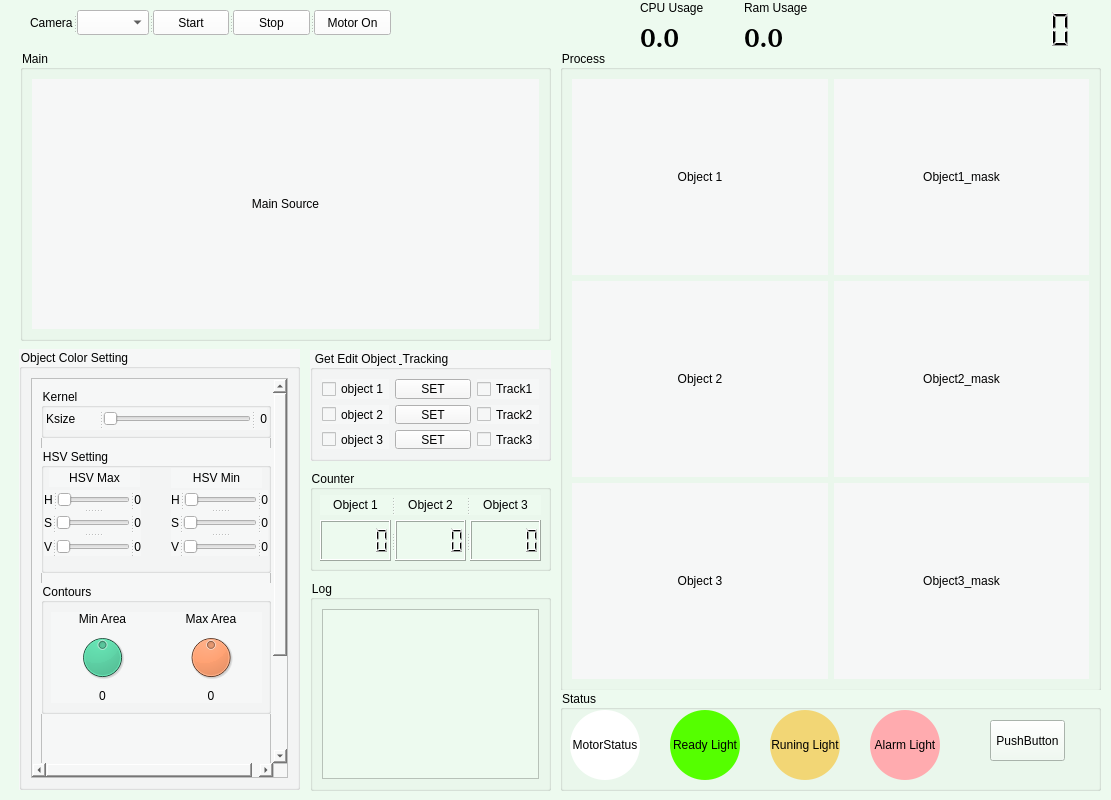
<?xml version="1.0" encoding="UTF-8"?>
<ui version="4.0">
 <class>MainWindow</class>
 <widget class="QMainWindow" name="MainWindow">
  <property name="geometry">
   <rect>
    <x>0</x>
    <y>0</y>
    <width>1111</width>
    <height>800</height>
   </rect>
  </property>
  <property name="mouseTracking">
   <bool>false</bool>
  </property>
  <property name="tabletTracking">
   <bool>false</bool>
  </property>
  <property name="windowTitle">
   <string>Object Counting Software</string>
  </property>
  <property name="autoFillBackground">
   <bool>false</bool>
  </property>
  <property name="styleSheet">
   <string notr="true">background-color: rgb(237, 250, 239);</string>
  </property>
  <widget class="QWidget" name="centralwidget">
   <widget class="QGroupBox" name="groupBox">
    <property name="geometry">
     <rect>
      <x>20</x>
      <y>50</y>
      <width>531</width>
      <height>291</height>
     </rect>
    </property>
    <property name="title">
     <string>Main</string>
    </property>
    <layout class="QGridLayout" name="gridLayout_3">
     <item row="0" column="0">
      <widget class="QLabel" name="disp_main">
       <property name="maximumSize">
        <size>
         <width>511</width>
         <height>258</height>
        </size>
       </property>
       <property name="styleSheet">
        <string notr="true">background-color: rgb(246, 247, 247);</string>
       </property>
       <property name="text">
        <string>Main Source</string>
       </property>
       <property name="alignment">
        <set>Qt::AlignCenter</set>
       </property>
      </widget>
     </item>
    </layout>
   </widget>
   <widget class="QGroupBox" name="groupBox_2">
    <property name="geometry">
     <rect>
      <x>560</x>
      <y>50</y>
      <width>541</width>
      <height>641</height>
     </rect>
    </property>
    <property name="title">
     <string>Process</string>
    </property>
    <layout class="QGridLayout" name="gridLayout_2">
     <item row="0" column="0">
      <layout class="QGridLayout" name="gridLayout">
       <item row="0" column="1">
        <widget class="QLabel" name="disp_obj1_mask">
         <property name="maximumSize">
          <size>
           <width>256</width>
           <height>198</height>
          </size>
         </property>
         <property name="styleSheet">
          <string notr="true">background-color: rgb(246, 247, 247);</string>
         </property>
         <property name="frameShape">
          <enum>QFrame::NoFrame</enum>
         </property>
         <property name="frameShadow">
          <enum>QFrame::Raised</enum>
         </property>
         <property name="text">
          <string>Object1_mask</string>
         </property>
         <property name="alignment">
          <set>Qt::AlignCenter</set>
         </property>
        </widget>
       </item>
       <item row="0" column="0">
        <widget class="QLabel" name="disp_obj1">
         <property name="maximumSize">
          <size>
           <width>257</width>
           <height>198</height>
          </size>
         </property>
         <property name="autoFillBackground">
          <bool>false</bool>
         </property>
         <property name="styleSheet">
          <string notr="true">background-color: rgb(246, 247, 247);</string>
         </property>
         <property name="frameShape">
          <enum>QFrame::NoFrame</enum>
         </property>
         <property name="frameShadow">
          <enum>QFrame::Raised</enum>
         </property>
         <property name="text">
          <string>Object 1</string>
         </property>
         <property name="alignment">
          <set>Qt::AlignCenter</set>
         </property>
        </widget>
       </item>
       <item row="1" column="0">
        <widget class="QLabel" name="disp_obj2">
         <property name="maximumSize">
          <size>
           <width>256</width>
           <height>198</height>
          </size>
         </property>
         <property name="styleSheet">
          <string notr="true">background-color: rgb(246, 247, 247);</string>
         </property>
         <property name="frameShape">
          <enum>QFrame::NoFrame</enum>
         </property>
         <property name="frameShadow">
          <enum>QFrame::Raised</enum>
         </property>
         <property name="text">
          <string>Object 2</string>
         </property>
         <property name="alignment">
          <set>Qt::AlignCenter</set>
         </property>
        </widget>
       </item>
       <item row="1" column="1">
        <widget class="QLabel" name="disp_obj2_mask">
         <property name="maximumSize">
          <size>
           <width>256</width>
           <height>198</height>
          </size>
         </property>
         <property name="styleSheet">
          <string notr="true">background-color: rgb(246, 247, 247);</string>
         </property>
         <property name="frameShape">
          <enum>QFrame::NoFrame</enum>
         </property>
         <property name="frameShadow">
          <enum>QFrame::Raised</enum>
         </property>
         <property name="text">
          <string>Object2_mask</string>
         </property>
         <property name="alignment">
          <set>Qt::AlignCenter</set>
         </property>
        </widget>
       </item>
       <item row="2" column="0">
        <widget class="QLabel" name="disp_obj3">
         <property name="maximumSize">
          <size>
           <width>256</width>
           <height>198</height>
          </size>
         </property>
         <property name="styleSheet">
          <string notr="true">background-color: rgb(246, 247, 247);</string>
         </property>
         <property name="frameShape">
          <enum>QFrame::NoFrame</enum>
         </property>
         <property name="frameShadow">
          <enum>QFrame::Raised</enum>
         </property>
         <property name="text">
          <string>Object 3</string>
         </property>
         <property name="alignment">
          <set>Qt::AlignCenter</set>
         </property>
        </widget>
       </item>
       <item row="2" column="1">
        <widget class="QLabel" name="disp_obj3_mask">
         <property name="maximumSize">
          <size>
           <width>256</width>
           <height>198</height>
          </size>
         </property>
         <property name="styleSheet">
          <string notr="true">background-color: rgb(246, 247, 247);</string>
         </property>
         <property name="frameShape">
          <enum>QFrame::NoFrame</enum>
         </property>
         <property name="frameShadow">
          <enum>QFrame::Raised</enum>
         </property>
         <property name="text">
          <string>Object3_mask</string>
         </property>
         <property name="alignment">
          <set>Qt::AlignCenter</set>
         </property>
        </widget>
       </item>
      </layout>
     </item>
    </layout>
   </widget>
   <widget class="QSplitter" name="splitter">
    <property name="geometry">
     <rect>
      <x>30</x>
      <y>10</y>
      <width>361</width>
      <height>25</height>
     </rect>
    </property>
    <property name="orientation">
     <enum>Qt::Horizontal</enum>
    </property>
    <widget class="QLabel" name="label">
     <property name="text">
      <string>Camera</string>
     </property>
    </widget>
    <widget class="QComboBox" name="camlist">
     <property name="styleSheet">
      <string notr="true">background-color: rgb(255, 255, 255);</string>
     </property>
    </widget>
    <widget class="QPushButton" name="btn_start">
     <property name="styleSheet">
      <string notr="true">background-color: rgb(255, 255, 255);</string>
     </property>
     <property name="text">
      <string>Start</string>
     </property>
     <property name="icon">
      <iconset>
       <normaloff>Icons/power_on.png</normaloff>Icons/power_on.png</iconset>
     </property>
    </widget>
    <widget class="QPushButton" name="btn_stop">
     <property name="styleSheet">
      <string notr="true">background-color: rgb(255, 255, 255);</string>
     </property>
     <property name="text">
      <string>Stop</string>
     </property>
     <property name="icon">
      <iconset>
       <normaloff>Icons/power-off.png</normaloff>Icons/power-off.png</iconset>
     </property>
    </widget>
    <widget class="QPushButton" name="btn_motor">
     <property name="styleSheet">
      <string notr="true">background-color: rgb(255, 255, 255);</string>
     </property>
     <property name="text">
      <string>Motor On</string>
     </property>
     <property name="icon">
      <iconset>
       <normaloff>Icons/MotorON.png</normaloff>Icons/MotorON.png</iconset>
     </property>
     <property name="checkable">
      <bool>false</bool>
     </property>
     <property name="autoRepeat">
      <bool>false</bool>
     </property>
     <property name="autoExclusive">
      <bool>false</bool>
     </property>
    </widget>
   </widget>
   <widget class="QGroupBox" name="groupBox_5">
    <property name="geometry">
     <rect>
      <x>310</x>
      <y>470</y>
      <width>241</width>
      <height>101</height>
     </rect>
    </property>
    <property name="title">
     <string>Counter</string>
    </property>
    <widget class="QSplitter" name="splitter_11">
     <property name="geometry">
      <rect>
       <x>10</x>
       <y>50</y>
       <width>221</width>
       <height>41</height>
      </rect>
     </property>
     <property name="orientation">
      <enum>Qt::Horizontal</enum>
     </property>
     <widget class="QLCDNumber" name="lcdNumber"/>
     <widget class="QLCDNumber" name="lcdNumber_2"/>
     <widget class="QLCDNumber" name="lcdNumber_3"/>
    </widget>
    <widget class="QSplitter" name="splitter_12">
     <property name="geometry">
      <rect>
       <x>10</x>
       <y>25</y>
       <width>221</width>
       <height>20</height>
      </rect>
     </property>
     <property name="orientation">
      <enum>Qt::Horizontal</enum>
     </property>
     <widget class="QLabel" name="label_24">
      <property name="text">
       <string>Object 1</string>
      </property>
      <property name="alignment">
       <set>Qt::AlignCenter</set>
      </property>
     </widget>
     <widget class="QLabel" name="label_25">
      <property name="text">
       <string>Object 2</string>
      </property>
      <property name="alignment">
       <set>Qt::AlignCenter</set>
      </property>
     </widget>
     <widget class="QLabel" name="label_26">
      <property name="text">
       <string>Object 3</string>
      </property>
      <property name="alignment">
       <set>Qt::AlignCenter</set>
      </property>
     </widget>
    </widget>
   </widget>
   <widget class="QGroupBox" name="groupBox_4">
    <property name="geometry">
     <rect>
      <x>310</x>
      <y>350</y>
      <width>241</width>
      <height>111</height>
     </rect>
    </property>
    <property name="styleSheet">
     <string notr="true">background-color: rgb(246, 247, 247);</string>
    </property>
    <property name="title">
     <string>Get Edit Object &amp; Tracking</string>
    </property>
    <layout class="QGridLayout" name="gridLayout_4">
     <item row="0" column="0">
      <layout class="QGridLayout" name="gridLayout_5">
       <item row="0" column="0">
        <widget class="QCheckBox" name="ckb_disp1">
         <property name="text">
          <string>object 1</string>
         </property>
        </widget>
       </item>
       <item row="2" column="0">
        <widget class="QCheckBox" name="ckb_disp3">
         <property name="text">
          <string>object 3</string>
         </property>
        </widget>
       </item>
       <item row="1" column="0">
        <widget class="QCheckBox" name="ckb_disp2">
         <property name="text">
          <string>object 2</string>
         </property>
        </widget>
       </item>
       <item row="0" column="4">
        <widget class="QCheckBox" name="track_obj1">
         <property name="text">
          <string>Track1</string>
         </property>
        </widget>
       </item>
       <item row="2" column="4">
        <widget class="QCheckBox" name="track_obj3">
         <property name="text">
          <string>Track3</string>
         </property>
        </widget>
       </item>
       <item row="1" column="4">
        <widget class="QCheckBox" name="track_obj2">
         <property name="text">
          <string>Track2</string>
         </property>
        </widget>
       </item>
       <item row="1" column="2">
        <widget class="QPushButton" name="btn_setObject2">
         <property name="text">
          <string>SET</string>
         </property>
        </widget>
       </item>
       <item row="2" column="2">
        <widget class="QPushButton" name="btn_setObject3">
         <property name="text">
          <string>SET</string>
         </property>
        </widget>
       </item>
       <item row="0" column="2">
        <widget class="QPushButton" name="btn_setObject1">
         <property name="text">
          <string>SET</string>
         </property>
        </widget>
       </item>
       <item row="0" column="3">
        <spacer name="horizontalSpacer">
         <property name="orientation">
          <enum>Qt::Horizontal</enum>
         </property>
         <property name="sizeHint" stdset="0">
          <size>
           <width>40</width>
           <height>20</height>
          </size>
         </property>
        </spacer>
       </item>
       <item row="0" column="1">
        <spacer name="horizontalSpacer_3">
         <property name="orientation">
          <enum>Qt::Horizontal</enum>
         </property>
         <property name="sizeHint" stdset="0">
          <size>
           <width>40</width>
           <height>20</height>
          </size>
         </property>
        </spacer>
       </item>
      </layout>
     </item>
    </layout>
   </widget>
   <widget class="QGroupBox" name="groupBox_3">
    <property name="geometry">
     <rect>
      <x>19</x>
      <y>349</y>
      <width>281</width>
      <height>441</height>
     </rect>
    </property>
    <property name="styleSheet">
     <string notr="true">background-color: rgb(246, 247, 247);</string>
    </property>
    <property name="title">
     <string>Object Color Setting</string>
    </property>
    <layout class="QGridLayout" name="gridLayout_6">
     <item row="0" column="0">
      <widget class="QScrollArea" name="scrollArea">
       <property name="widgetResizable">
        <bool>true</bool>
       </property>
       <widget class="QWidget" name="scrollAreaWidgetContents">
        <property name="geometry">
         <rect>
          <x>0</x>
          <y>0</y>
          <width>248</width>
          <height>518</height>
         </rect>
        </property>
        <layout class="QGridLayout" name="gridLayout_7">
         <item row="0" column="0">
          <widget class="QFrame" name="frame">
           <property name="minimumSize">
            <size>
             <width>230</width>
             <height>500</height>
            </size>
           </property>
           <property name="frameShape">
            <enum>QFrame::StyledPanel</enum>
           </property>
           <property name="frameShadow">
            <enum>QFrame::Raised</enum>
           </property>
           <widget class="QGroupBox" name="groupBox_6">
            <property name="geometry">
             <rect>
              <x>0</x>
              <y>60</y>
              <width>230</width>
              <height>125</height>
             </rect>
            </property>
            <property name="minimumSize">
             <size>
              <width>230</width>
              <height>100</height>
             </size>
            </property>
            <property name="title">
             <string>HSV Setting</string>
            </property>
            <widget class="QLabel" name="label_2">
             <property name="geometry">
              <rect>
               <x>8</x>
               <y>20</y>
               <width>91</width>
               <height>19</height>
              </rect>
             </property>
             <property name="text">
              <string>HSV Max</string>
             </property>
             <property name="alignment">
              <set>Qt::AlignCenter</set>
             </property>
            </widget>
            <widget class="QLabel" name="label_6">
             <property name="geometry">
              <rect>
               <x>130</x>
               <y>20</y>
               <width>91</width>
               <height>20</height>
              </rect>
             </property>
             <property name="text">
              <string>HSV Min</string>
             </property>
             <property name="alignment">
              <set>Qt::AlignCenter</set>
             </property>
            </widget>
            <widget class="QSplitter" name="splitter_8">
             <property name="geometry">
              <rect>
               <x>3</x>
               <y>42</y>
               <width>97</width>
               <height>66</height>
              </rect>
             </property>
             <property name="orientation">
              <enum>Qt::Vertical</enum>
             </property>
             <widget class="QSplitter" name="splitter_2">
              <property name="orientation">
               <enum>Qt::Horizontal</enum>
              </property>
              <widget class="QLabel" name="label_3">
               <property name="maximumSize">
                <size>
                 <width>15</width>
                 <height>16777215</height>
                </size>
               </property>
               <property name="text">
                <string>H</string>
               </property>
               <property name="alignment">
                <set>Qt::AlignCenter</set>
               </property>
              </widget>
              <widget class="QSlider" name="Slider_H_max">
               <property name="maximum">
                <number>180</number>
               </property>
               <property name="orientation">
                <enum>Qt::Horizontal</enum>
               </property>
              </widget>
              <widget class="QLabel" name="label_10">
               <property name="maximumSize">
                <size>
                 <width>20</width>
                 <height>16777215</height>
                </size>
               </property>
               <property name="text">
                <string>0</string>
               </property>
               <property name="alignment">
                <set>Qt::AlignRight|Qt::AlignTrailing|Qt::AlignVCenter</set>
               </property>
              </widget>
             </widget>
             <widget class="QSplitter" name="splitter_3">
              <property name="orientation">
               <enum>Qt::Horizontal</enum>
              </property>
              <widget class="QLabel" name="label_4">
               <property name="maximumSize">
                <size>
                 <width>15</width>
                 <height>16777215</height>
                </size>
               </property>
               <property name="text">
                <string>S</string>
               </property>
               <property name="alignment">
                <set>Qt::AlignCenter</set>
               </property>
              </widget>
              <widget class="QSlider" name="Slider_S_max">
               <property name="maximum">
                <number>255</number>
               </property>
               <property name="orientation">
                <enum>Qt::Horizontal</enum>
               </property>
              </widget>
              <widget class="QLabel" name="label_11">
               <property name="maximumSize">
                <size>
                 <width>20</width>
                 <height>16777215</height>
                </size>
               </property>
               <property name="text">
                <string>0</string>
               </property>
               <property name="alignment">
                <set>Qt::AlignRight|Qt::AlignTrailing|Qt::AlignVCenter</set>
               </property>
              </widget>
             </widget>
             <widget class="QSplitter" name="splitter_4">
              <property name="orientation">
               <enum>Qt::Horizontal</enum>
              </property>
              <widget class="QLabel" name="label_5">
               <property name="maximumSize">
                <size>
                 <width>15</width>
                 <height>16777215</height>
                </size>
               </property>
               <property name="text">
                <string>V</string>
               </property>
               <property name="alignment">
                <set>Qt::AlignCenter</set>
               </property>
              </widget>
              <widget class="QSlider" name="Slider_V_max">
               <property name="maximum">
                <number>255</number>
               </property>
               <property name="orientation">
                <enum>Qt::Horizontal</enum>
               </property>
              </widget>
              <widget class="QLabel" name="label_12">
               <property name="maximumSize">
                <size>
                 <width>20</width>
                 <height>16777215</height>
                </size>
               </property>
               <property name="text">
                <string>0</string>
               </property>
               <property name="alignment">
                <set>Qt::AlignRight|Qt::AlignTrailing|Qt::AlignVCenter</set>
               </property>
              </widget>
             </widget>
            </widget>
            <widget class="QSplitter" name="splitter_9">
             <property name="geometry">
              <rect>
               <x>130</x>
               <y>42</y>
               <width>97</width>
               <height>66</height>
              </rect>
             </property>
             <property name="orientation">
              <enum>Qt::Vertical</enum>
             </property>
             <widget class="QSplitter" name="splitter_5">
              <property name="orientation">
               <enum>Qt::Horizontal</enum>
              </property>
              <widget class="QLabel" name="label_7">
               <property name="text">
                <string>H</string>
               </property>
               <property name="alignment">
                <set>Qt::AlignCenter</set>
               </property>
              </widget>
              <widget class="QSlider" name="Slider_H_min">
               <property name="maximum">
                <number>180</number>
               </property>
               <property name="orientation">
                <enum>Qt::Horizontal</enum>
               </property>
               <property name="tickPosition">
                <enum>QSlider::NoTicks</enum>
               </property>
              </widget>
              <widget class="QLabel" name="label_14">
               <property name="text">
                <string>0</string>
               </property>
               <property name="alignment">
                <set>Qt::AlignRight|Qt::AlignTrailing|Qt::AlignVCenter</set>
               </property>
              </widget>
             </widget>
             <widget class="QSplitter" name="splitter_6">
              <property name="orientation">
               <enum>Qt::Horizontal</enum>
              </property>
              <widget class="QLabel" name="label_8">
               <property name="text">
                <string>S</string>
               </property>
               <property name="alignment">
                <set>Qt::AlignCenter</set>
               </property>
              </widget>
              <widget class="QSlider" name="Slider_S_min">
               <property name="maximum">
                <number>255</number>
               </property>
               <property name="orientation">
                <enum>Qt::Horizontal</enum>
               </property>
              </widget>
              <widget class="QLabel" name="label_15">
               <property name="text">
                <string>0</string>
               </property>
               <property name="alignment">
                <set>Qt::AlignRight|Qt::AlignTrailing|Qt::AlignVCenter</set>
               </property>
              </widget>
             </widget>
             <widget class="QSplitter" name="splitter_7">
              <property name="orientation">
               <enum>Qt::Horizontal</enum>
              </property>
              <widget class="QLabel" name="label_9">
               <property name="text">
                <string>V</string>
               </property>
               <property name="alignment">
                <set>Qt::AlignCenter</set>
               </property>
              </widget>
              <widget class="QSlider" name="Slider_V_min">
               <property name="maximum">
                <number>255</number>
               </property>
               <property name="orientation">
                <enum>Qt::Horizontal</enum>
               </property>
              </widget>
              <widget class="QLabel" name="label_13">
               <property name="text">
                <string>0</string>
               </property>
               <property name="alignment">
                <set>Qt::AlignRight|Qt::AlignTrailing|Qt::AlignVCenter</set>
               </property>
              </widget>
             </widget>
            </widget>
           </widget>
           <widget class="QGroupBox" name="groupBox_8">
            <property name="geometry">
             <rect>
              <x>0</x>
              <y>0</y>
              <width>230</width>
              <height>50</height>
             </rect>
            </property>
            <property name="minimumSize">
             <size>
              <width>230</width>
              <height>50</height>
             </size>
            </property>
            <property name="title">
             <string>Kernel</string>
            </property>
            <widget class="QSplitter" name="splitter_10">
             <property name="geometry">
              <rect>
               <x>5</x>
               <y>20</y>
               <width>221</width>
               <height>22</height>
              </rect>
             </property>
             <property name="orientation">
              <enum>Qt::Horizontal</enum>
             </property>
             <widget class="QLabel" name="label_19">
              <property name="text">
               <string>Ksize</string>
              </property>
             </widget>
             <widget class="QSlider" name="Slider_ksize">
              <property name="orientation">
               <enum>Qt::Horizontal</enum>
              </property>
             </widget>
             <widget class="QLabel" name="label_18">
              <property name="minimumSize">
               <size>
                <width>0</width>
                <height>20</height>
               </size>
              </property>
              <property name="text">
               <string>0</string>
              </property>
              <property name="alignment">
               <set>Qt::AlignRight|Qt::AlignTrailing|Qt::AlignVCenter</set>
              </property>
             </widget>
            </widget>
           </widget>
           <widget class="QGroupBox" name="groupBox_10">
            <property name="geometry">
             <rect>
              <x>0</x>
              <y>195</y>
              <width>230</width>
              <height>131</height>
             </rect>
            </property>
            <property name="minimumSize">
             <size>
              <width>230</width>
              <height>100</height>
             </size>
            </property>
            <property name="title">
             <string>Contours</string>
            </property>
            <widget class="QWidget" name="gridLayoutWidget_2">
             <property name="geometry">
              <rect>
               <x>10</x>
               <y>29</y>
               <width>211</width>
               <height>91</height>
              </rect>
             </property>
             <layout class="QGridLayout" name="gridLayout_9">
              <item row="1" column="0">
               <widget class="QDial" name="dial_cont_min">
                <property name="styleSheet">
                 <string notr="true">background-color: rgb(34, 211, 144);</string>
                </property>
                <property name="inputMethodHints">
                 <set>Qt::ImhNone</set>
                </property>
                <property name="maximum">
                 <number>500</number>
                </property>
                <property name="value">
                 <number>250</number>
                </property>
                <property name="wrapping">
                 <bool>false</bool>
                </property>
               </widget>
              </item>
              <item row="0" column="0">
               <widget class="QLabel" name="label_20">
                <property name="text">
                 <string>Min Area</string>
                </property>
                <property name="alignment">
                 <set>Qt::AlignCenter</set>
                </property>
               </widget>
              </item>
              <item row="0" column="1">
               <widget class="QLabel" name="label_21">
                <property name="text">
                 <string>Max Area</string>
                </property>
                <property name="alignment">
                 <set>Qt::AlignCenter</set>
                </property>
               </widget>
              </item>
              <item row="1" column="1">
               <widget class="QDial" name="dial_cont_max">
                <property name="styleSheet">
                 <string notr="true">background-color: rgb(255, 85, 0);</string>
                </property>
                <property name="maximum">
                 <number>1000</number>
                </property>
                <property name="value">
                 <number>500</number>
                </property>
               </widget>
              </item>
              <item row="2" column="0">
               <widget class="QLabel" name="label_22">
                <property name="text">
                 <string>0</string>
                </property>
                <property name="alignment">
                 <set>Qt::AlignCenter</set>
                </property>
               </widget>
              </item>
              <item row="2" column="1">
               <widget class="QLabel" name="label_23">
                <property name="text">
                 <string>0</string>
                </property>
                <property name="alignment">
                 <set>Qt::AlignCenter</set>
                </property>
               </widget>
              </item>
             </layout>
            </widget>
           </widget>
          </widget>
         </item>
        </layout>
       </widget>
      </widget>
     </item>
    </layout>
   </widget>
   <widget class="QLCDNumber" name="lcd_clock">
    <property name="geometry">
     <rect>
      <x>870</x>
      <y>10</y>
      <width>229</width>
      <height>39</height>
     </rect>
    </property>
    <property name="font">
     <font>
      <family>was@peenang</family>
      <pointsize>10</pointsize>
      <weight>75</weight>
      <bold>true</bold>
     </font>
    </property>
    <property name="mouseTracking">
     <bool>false</bool>
    </property>
    <property name="layoutDirection">
     <enum>Qt::LeftToRight</enum>
    </property>
    <property name="autoFillBackground">
     <bool>false</bool>
    </property>
    <property name="frameShape">
     <enum>QFrame::NoFrame</enum>
    </property>
    <property name="frameShadow">
     <enum>QFrame::Raised</enum>
    </property>
    <property name="smallDecimalPoint">
     <bool>true</bool>
    </property>
    <property name="digitCount">
     <number>8</number>
    </property>
   </widget>
   <widget class="QGroupBox" name="groupBox_7">
    <property name="geometry">
     <rect>
      <x>560</x>
      <y>690</y>
      <width>541</width>
      <height>101</height>
     </rect>
    </property>
    <property name="title">
     <string>Status</string>
    </property>
    <widget class="QLabel" name="Motor_status">
     <property name="geometry">
      <rect>
       <x>10</x>
       <y>20</y>
       <width>70</width>
       <height>70</height>
      </rect>
     </property>
     <property name="styleSheet">
      <string notr="true">background-color: rgb(255, 255, 255);
border-radius:35px;
</string>
     </property>
     <property name="text">
      <string>MotorStatus</string>
     </property>
     <property name="alignment">
      <set>Qt::AlignCenter</set>
     </property>
    </widget>
    <widget class="QLabel" name="Qlabel_greenlight">
     <property name="geometry">
      <rect>
       <x>110</x>
       <y>20</y>
       <width>70</width>
       <height>70</height>
      </rect>
     </property>
     <property name="styleSheet">
      <string notr="true">background-color: rgb(85, 255, 0);
border-radius:35px;
</string>
     </property>
     <property name="text">
      <string>Ready Light</string>
     </property>
     <property name="alignment">
      <set>Qt::AlignCenter</set>
     </property>
    </widget>
    <widget class="QLabel" name="Qlabel_yellowlight">
     <property name="geometry">
      <rect>
       <x>210</x>
       <y>20</y>
       <width>70</width>
       <height>70</height>
      </rect>
     </property>
     <property name="styleSheet">
      <string notr="true">background-color: rgb(242, 214, 117);
border-radius:35px;
</string>
     </property>
     <property name="text">
      <string>Runing Light</string>
     </property>
     <property name="alignment">
      <set>Qt::AlignCenter</set>
     </property>
    </widget>
    <widget class="QLabel" name="Qlabel_redlight">
     <property name="geometry">
      <rect>
       <x>310</x>
       <y>20</y>
       <width>70</width>
       <height>70</height>
      </rect>
     </property>
     <property name="styleSheet">
      <string notr="true">background-color: rgb(255, 171, 175);
border-radius:35px;
</string>
     </property>
     <property name="text">
      <string>Alarm Light</string>
     </property>
     <property name="alignment">
      <set>Qt::AlignCenter</set>
     </property>
    </widget>
    <widget class="QPushButton" name="btn_close">
     <property name="geometry">
      <rect>
       <x>430</x>
       <y>30</y>
       <width>75</width>
       <height>41</height>
      </rect>
     </property>
     <property name="text">
      <string>PushButton</string>
     </property>
    </widget>
   </widget>
   <widget class="QWidget" name="gridLayoutWidget">
    <property name="geometry">
     <rect>
      <x>640</x>
      <y>0</y>
      <width>171</width>
      <height>54</height>
     </rect>
    </property>
    <layout class="QGridLayout" name="gridLayout_8">
     <item row="0" column="0">
      <widget class="QLabel" name="label_16">
       <property name="text">
        <string>CPU Usage</string>
       </property>
      </widget>
     </item>
     <item row="0" column="2">
      <widget class="QLabel" name="label_17">
       <property name="text">
        <string>Ram Usage</string>
       </property>
      </widget>
     </item>
     <item row="1" column="1">
      <spacer name="horizontalSpacer_2">
       <property name="orientation">
        <enum>Qt::Horizontal</enum>
       </property>
       <property name="sizeType">
        <enum>QSizePolicy::Maximum</enum>
       </property>
       <property name="sizeHint" stdset="0">
        <size>
         <width>30</width>
         <height>20</height>
        </size>
       </property>
      </spacer>
     </item>
     <item row="1" column="2">
      <widget class="QLabel" name="Qlabel_ram">
       <property name="font">
        <font>
         <family>was@peenang</family>
         <pointsize>20</pointsize>
         <weight>75</weight>
         <bold>true</bold>
        </font>
       </property>
       <property name="text">
        <string>0.0</string>
       </property>
      </widget>
     </item>
     <item row="1" column="0">
      <widget class="QLabel" name="Qlabel_cpu">
       <property name="font">
        <font>
         <family>was@peenang</family>
         <pointsize>20</pointsize>
         <weight>75</weight>
         <bold>true</bold>
        </font>
       </property>
       <property name="text">
        <string>0.0</string>
       </property>
      </widget>
     </item>
    </layout>
   </widget>
   <widget class="QGroupBox" name="groupBox_9">
    <property name="geometry">
     <rect>
      <x>310</x>
      <y>580</y>
      <width>241</width>
      <height>211</height>
     </rect>
    </property>
    <property name="title">
     <string>Log</string>
    </property>
    <layout class="QHBoxLayout" name="horizontalLayout">
     <item>
      <widget class="QListView" name="listView"/>
     </item>
    </layout>
   </widget>
  </widget>
 </widget>
 <resources>
  <include location="Resource_File_Qt.qrc"/>
 </resources>
 <connections>
  <connection>
   <sender>Slider_ksize</sender>
   <signal>valueChanged(int)</signal>
   <receiver>label_18</receiver>
   <slot>setNum(int)</slot>
   <hints>
    <hint type="sourcelabel">
     <x>172</x>
     <y>415</y>
    </hint>
    <hint type="destinationlabel">
     <x>254</x>
     <y>412</y>
    </hint>
   </hints>
  </connection>
  <connection>
   <sender>Slider_H_max</sender>
   <signal>valueChanged(int)</signal>
   <receiver>label_10</receiver>
   <slot>setNum(int)</slot>
   <hints>
    <hint type="sourcelabel">
     <x>126</x>
     <y>500</y>
    </hint>
    <hint type="destinationlabel">
     <x>138</x>
     <y>496</y>
    </hint>
   </hints>
  </connection>
  <connection>
   <sender>Slider_S_max</sender>
   <signal>valueChanged(int)</signal>
   <receiver>label_11</receiver>
   <slot>setNum(int)</slot>
   <hints>
    <hint type="sourcelabel">
     <x>126</x>
     <y>523</y>
    </hint>
    <hint type="destinationlabel">
     <x>138</x>
     <y>521</y>
    </hint>
   </hints>
  </connection>
  <connection>
   <sender>Slider_V_max</sender>
   <signal>valueChanged(int)</signal>
   <receiver>label_12</receiver>
   <slot>setNum(int)</slot>
   <hints>
    <hint type="sourcelabel">
     <x>126</x>
     <y>544</y>
    </hint>
    <hint type="destinationlabel">
     <x>138</x>
     <y>544</y>
    </hint>
   </hints>
  </connection>
  <connection>
   <sender>Slider_H_min</sender>
   <signal>valueChanged(int)</signal>
   <receiver>label_14</receiver>
   <slot>setNum(int)</slot>
   <hints>
    <hint type="sourcelabel">
     <x>202</x>
     <y>492</y>
    </hint>
    <hint type="destinationlabel">
     <x>259</x>
     <y>499</y>
    </hint>
   </hints>
  </connection>
  <connection>
   <sender>Slider_S_min</sender>
   <signal>valueChanged(int)</signal>
   <receiver>label_15</receiver>
   <slot>setNum(int)</slot>
   <hints>
    <hint type="sourcelabel">
     <x>253</x>
     <y>512</y>
    </hint>
    <hint type="destinationlabel">
     <x>265</x>
     <y>518</y>
    </hint>
   </hints>
  </connection>
  <connection>
   <sender>Slider_V_min</sender>
   <signal>valueChanged(int)</signal>
   <receiver>label_13</receiver>
   <slot>setNum(int)</slot>
   <hints>
    <hint type="sourcelabel">
     <x>248</x>
     <y>548</y>
    </hint>
    <hint type="destinationlabel">
     <x>263</x>
     <y>544</y>
    </hint>
   </hints>
  </connection>
  <connection>
   <sender>dial_cont_min</sender>
   <signal>valueChanged(int)</signal>
   <receiver>label_22</receiver>
   <slot>setNum(int)</slot>
   <hints>
    <hint type="sourcelabel">
     <x>114</x>
     <y>639</y>
    </hint>
    <hint type="destinationlabel">
     <x>109</x>
     <y>673</y>
    </hint>
   </hints>
  </connection>
  <connection>
   <sender>dial_cont_max</sender>
   <signal>valueChanged(int)</signal>
   <receiver>label_23</receiver>
   <slot>setNum(int)</slot>
   <hints>
    <hint type="sourcelabel">
     <x>206</x>
     <y>636</y>
    </hint>
    <hint type="destinationlabel">
     <x>211</x>
     <y>671</y>
    </hint>
   </hints>
  </connection>
 </connections>
</ui>
